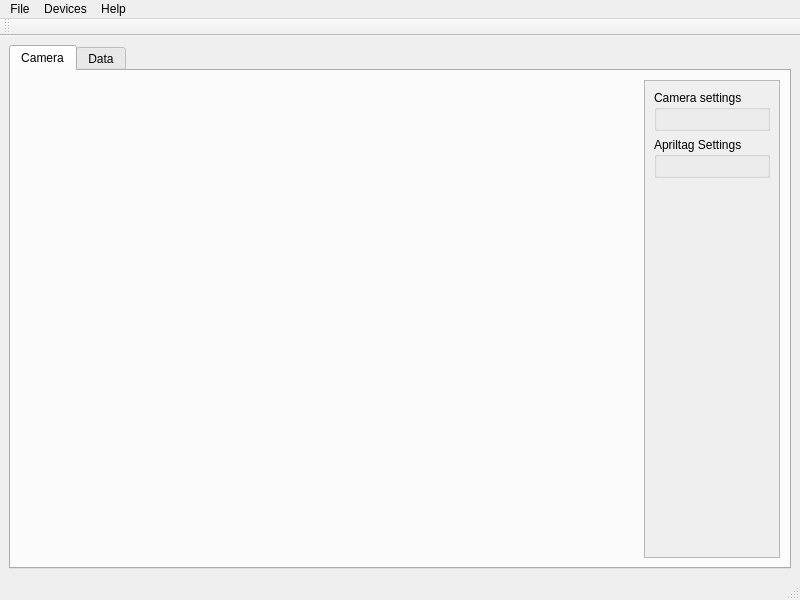
<?xml version="1.0" encoding="UTF-8"?>
<ui version="4.0">
 <class>MainWindow</class>
 <widget class="QMainWindow" name="MainWindow">
  <property name="geometry">
   <rect>
    <x>0</x>
    <y>0</y>
    <width>800</width>
    <height>600</height>
   </rect>
  </property>
  <property name="windowTitle">
   <string>MainWindow</string>
  </property>
  <widget class="QWidget" name="centralwidget">
   <layout class="QVBoxLayout" name="verticalLayout">
    <item>
     <widget class="QTabWidget" name="tabWidget">
      <property name="currentIndex">
       <number>0</number>
      </property>
      <widget class="QWidget" name="tab">
       <attribute name="title">
        <string>Camera</string>
       </attribute>
       <layout class="QHBoxLayout" name="horizontalLayout">
        <item>
         <widget class="QLabel" name="liveView">
          <property name="sizePolicy">
           <sizepolicy hsizetype="Expanding" vsizetype="Preferred">
            <horstretch>0</horstretch>
            <verstretch>0</verstretch>
           </sizepolicy>
          </property>
          <property name="text">
           <string/>
          </property>
         </widget>
        </item>
        <item>
         <widget class="QScrollArea" name="scrollArea">
          <property name="sizePolicy">
           <sizepolicy hsizetype="Minimum" vsizetype="Expanding">
            <horstretch>0</horstretch>
            <verstretch>0</verstretch>
           </sizepolicy>
          </property>
          <property name="widgetResizable">
           <bool>true</bool>
          </property>
          <widget class="QWidget" name="scrollAreaWidgetContents">
           <property name="geometry">
            <rect>
             <x>0</x>
             <y>0</y>
             <width>161</width>
             <height>470</height>
            </rect>
           </property>
           <layout class="QVBoxLayout" name="verticalLayout_2">
            <item>
             <widget class="QGroupBox" name="groupBox">
              <property name="title">
               <string>Camera settings</string>
              </property>
              <layout class="QVBoxLayout" name="verticalLayout_3">
               <item>
                <widget class="CameraSettings" name="cameraSettings" native="true"/>
               </item>
              </layout>
             </widget>
            </item>
            <item>
             <widget class="QGroupBox" name="groupBox_2">
              <property name="title">
               <string>Apriltag Settings</string>
              </property>
              <layout class="QVBoxLayout" name="verticalLayout_4">
               <item>
                <widget class="ApriltagSettings" name="apriltagSettings" native="true"/>
               </item>
              </layout>
             </widget>
            </item>
            <item>
             <spacer name="verticalSpacer">
              <property name="orientation">
               <enum>Qt::Vertical</enum>
              </property>
              <property name="sizeHint" stdset="0">
               <size>
                <width>20</width>
                <height>40</height>
               </size>
              </property>
             </spacer>
            </item>
           </layout>
          </widget>
         </widget>
        </item>
       </layout>
      </widget>
      <widget class="QWidget" name="tab_2">
       <attribute name="title">
        <string>Data</string>
       </attribute>
      </widget>
     </widget>
    </item>
   </layout>
  </widget>
  <widget class="QMenuBar" name="menubar">
   <property name="geometry">
    <rect>
     <x>0</x>
     <y>0</y>
     <width>800</width>
     <height>22</height>
    </rect>
   </property>
   <widget class="QMenu" name="menuFile">
    <property name="title">
     <string>File</string>
    </property>
   </widget>
   <widget class="QMenu" name="menuDevices">
    <property name="title">
     <string>Devices</string>
    </property>
    <addaction name="actionLoadImage"/>
    <addaction name="separator"/>
   </widget>
   <widget class="QMenu" name="menuHelp">
    <property name="title">
     <string>Help</string>
    </property>
   </widget>
   <addaction name="menuFile"/>
   <addaction name="menuDevices"/>
   <addaction name="menuHelp"/>
  </widget>
  <widget class="QStatusBar" name="statusbar"/>
  <widget class="QToolBar" name="toolBar">
   <property name="windowTitle">
    <string>toolBar</string>
   </property>
   <attribute name="toolBarArea">
    <enum>TopToolBarArea</enum>
   </attribute>
   <attribute name="toolBarBreak">
    <bool>false</bool>
   </attribute>
  </widget>
  <action name="actionLoadImage">
   <property name="text">
    <string>Load Image</string>
   </property>
  </action>
 </widget>
 <customwidgets>
  <customwidget>
   <class>CameraSettings</class>
   <extends>QWidget</extends>
   <header>CameraSettings.hpp</header>
   <container>1</container>
  </customwidget>
  <customwidget>
   <class>ApriltagSettings</class>
   <extends>QWidget</extends>
   <header>ApriltagSettings.hpp</header>
   <container>1</container>
  </customwidget>
 </customwidgets>
 <resources/>
 <connections/>
</ui>
